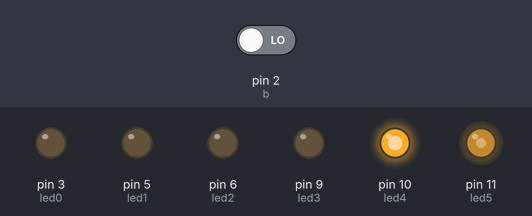
A sketch run on a simulated Arduino Uno, built with avr-gcc and run on an emulated ATmega328P. Shown: output pins drawn as LEDs (lit = HIGH). Inputs (shaded band) come from the test bench; at power-on: pin 2 (b) LOW.

Above: at 17.8 s.
17.9 s: pin 2 (b) driven HIGH
At 21.8 s:
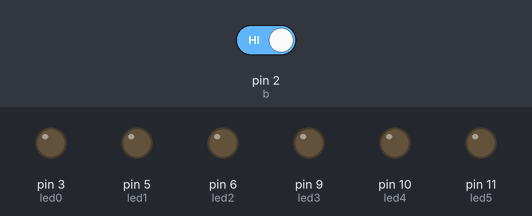
29.0 s: pin 2 (b) driven LOW
At 29.4 s:
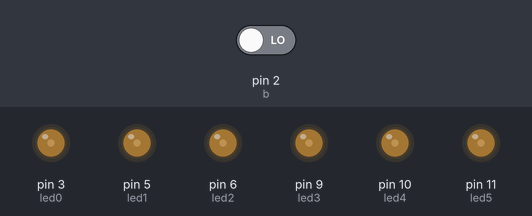
Timing chart, 0 to 43.5 s (numbered marks = the images above; inputs shaded):
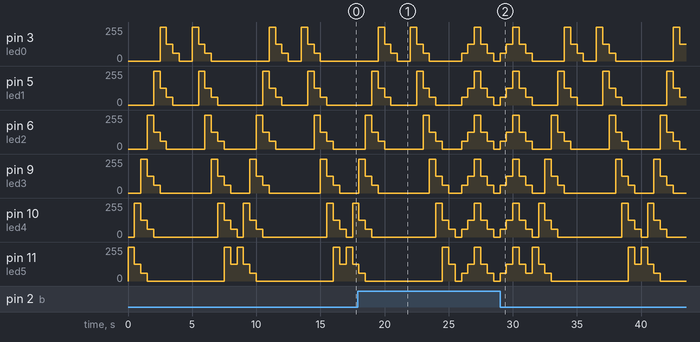

Measured:
- by itself, pin 11 (led5): repeats every 8.5 s: 125/255 0.50 s, 60/255 0.50 s, 0/255 6.0 s, 255/255 0.50 s, 125/255 0.50 s, 255/255 0.50 s

The sketch:

EX3.ino
```cpp
/**************************************************************************
**                                                                       **
**                                                                       **
**                                TÍTOL:                                 **
**                                                                       **
**                                                                       **
**                                                                       **
**                                                                       **
**NOM: Bogdan Laurentiu Cucura                            DATA:          **
**************************************************************************/

//****************************INCLUDE**************************************


//****************************VARIABLE*************************************
const byte led0 = 3;
const byte led1 = 5;
const byte led2 = 6;
const byte led3 = 9;
const byte led4 = 10;
const byte led5 = 11;
unsigned long velocitat = 500;
const byte b = 2;
byte buttonState = 0;


//****************************SETUP****************************************

void setup() {
  pinMode(led0, OUTPUT);
  pinMode(led1, OUTPUT);
  pinMode(led2, OUTPUT);
  pinMode(led3, OUTPUT);
  pinMode(led4, OUTPUT);
  pinMode(led5, OUTPUT);
  pinMode(b, INPUT);
}

//****************************LOOP*****************************************
void loop() {
  buttonState = digitalRead(b);
  if (buttonState == 1)
  {
  analogWrite(led0, 0);     // posar PWM del pin 3 a 0
  analogWrite(led1, 0);     // posar PWM del pin 5 a 0
  analogWrite(led2, 0);     // posar PWM del pin 6 a 0
  analogWrite(led3, 0);     // posar PWM del pin 9 a 0
  analogWrite(led4, 0);     // posar PWM del pin 10 a 0
  analogWrite(led5, 0);     // posar PWM del pin 11 a 0

  delay(velocitat);          // es queden leds velocitat ms en aquest estat

  analogWrite(led0, 60);     // posar PWM del pin 3 a 60
  analogWrite(led1, 60);     // posar PWM del pin 5 a 60
  analogWrite(led2, 60);     // posar PWM del pin 6 a 60
  analogWrite(led3, 60);     // posar PWM del pin 9 a 60
  analogWrite(led4, 60);     // posar PWM del pin 10 a 60
  analogWrite(led5, 60);     // posar PWM del pin 11 a 60

  delay(velocitat);          // es queden leds velocitat ms en aquest estat

  analogWrite(led0, 125);    // posar PWM del pin 3 a 125
  analogWrite(led1, 125);    // posar PWM del pin 5 a 125
  analogWrite(led2, 125);    // posar PWM del pin 6 a 125
  analogWrite(led3, 125);    // posar PWM del pin 9 a 125
  analogWrite(led4, 125);    // posar PWM del pin 10 a 125
  analogWrite(led5, 125);    // posar PWM del pin 11 a 125

  delay(velocitat);           // es queden leds velocitat ms en aquest estat

  analogWrite(led0, 255);    // posar PWM del pin 3 a 255
  analogWrite(led1, 255);    // posar PWM del pin 5 a 255
  analogWrite(led2, 255);    // posar PWM del pin 6 a 255
  analogWrite(led3, 255);    // posar PWM del pin 9 a 255
  analogWrite(led4, 255);    // posar PWM del pin 10 a 255
  analogWrite(led5, 255);    // posar PWM del pin 11 a 255

  delay(velocitat);           // es queden leds velocitat ms en aquest estat

  analogWrite(led0, 125);    // posar PWM del pin 3 a 125
  analogWrite(led1, 125);    // posar PWM del pin 5 a 125
  analogWrite(led2, 125);    // posar PWM del pin 6 a 125
  analogWrite(led3, 125);    // posar PWM del pin 9 a 125
  analogWrite(led4, 125);    // posar PWM del pin 10 a 125
  analogWrite(led5, 125);    // posar PWM del pin 11 a 125

  delay(velocitat);           // es queden leds velocitat ms en aquest estat

  analogWrite(led0, 60);     // posar PWM del pin 3 a 60
  analogWrite(led1, 60);     // posar PWM del pin 5 a 60
  analogWrite(led2, 60);     // posar PWM del pin 6 a 60
  analogWrite(led3, 60);     // posar PWM del pin 9 a 60
  analogWrite(led4, 60);     // posar PWM del pin 10 a 60
  analogWrite(led5, 60);     // posar PWM del pin 11 a 60

  delay(velocitat);          // es queden leds velocitat ms en aquest estat
  }
  else
  {
     analogWrite (led0, 0);
 analogWrite (led1, 0);
 analogWrite (led2, 0);
 analogWrite (led3, 0);
 analogWrite (led4, 0);
 analogWrite (led5, 255);

 delay(velocitat);

 analogWrite (led0, 0);
 analogWrite (led1, 0);
 analogWrite (led2, 0);
 analogWrite (led3, 0);
 analogWrite (led4, 255);
 analogWrite (led5, 125);

 delay(velocitat);

 analogWrite (led0, 0);
 analogWrite (led1, 0);
 analogWrite (led2, 0);
 analogWrite (led3, 255);
 analogWrite (led4, 125);
 analogWrite (led5, 60);

 delay(velocitat);

 analogWrite (led0, 0);
 analogWrite (led1, 0);
 analogWrite (led2, 255);
 analogWrite (led3, 125);
 analogWrite (led4, 60);
 analogWrite (led5, 0);

 delay(velocitat);

 analogWrite (led0, 0);
 analogWrite (led1, 255);
 analogWrite (led2, 125);
 analogWrite (led3, 60);
 analogWrite (led4, 0);
 analogWrite (led5, 0);

 delay(velocitat);

 analogWrite (led0, 255);
 analogWrite (led1, 125);
 analogWrite (led2, 60);
 analogWrite (led3, 0);
 analogWrite (led4, 0);
 analogWrite (led5, 0);

 delay(velocitat);

 analogWrite (led0, 125);
 analogWrite (led1, 60);
 analogWrite (led2, 0);
 analogWrite (led3, 0);
 analogWrite (led4, 0);
 analogWrite (led5, 0);

 delay(velocitat);

 analogWrite (led0, 60);
 analogWrite (led1, 0);
 analogWrite (led2, 0);
 analogWrite (led3, 0);
 analogWrite (led4, 0);
 analogWrite (led5, 0);

 delay(velocitat);

 analogWrite (led0, 0);
 analogWrite (led1, 0);
 analogWrite (led2, 0);
 analogWrite (led3, 0);
 analogWrite (led4, 0);
 analogWrite (led5, 0);

 delay(velocitat);

 analogWrite (led0, 0);
 analogWrite (led1, 0);
 analogWrite (led2, 0);
 analogWrite (led3, 0);
 analogWrite (led4, 0);
 analogWrite (led5, 0);

 delay(velocitat);

 analogWrite (led0, 255);
 analogWrite (led1, 0);
 analogWrite (led2, 0);
 analogWrite (led3, 0);
 analogWrite (led4, 0);
 analogWrite (led5, 0);

 delay(velocitat);

 analogWrite (led0, 125);
 analogWrite (led1, 255);
 analogWrite (led2, 0);
 analogWrite (led3, 0);
 analogWrite (led4, 0);
 analogWrite (led5, 0);

 delay(velocitat);

 analogWrite (led0, 60);
 analogWrite (led1, 125);
 analogWrite (led2, 255);
 analogWrite (led3, 0);
 analogWrite (led4, 0);
 analogWrite (led5, 0);

 delay(velocitat);

 analogWrite (led0, 0);
 analogWrite (led1, 60);
 analogWrite (led2, 125);
 analogWrite (led3, 255);
 analogWrite (led4, 0);
 analogWrite (led5, 0);

 delay(velocitat);

 analogWrite (led0, 0);
 analogWrite (led1, 0);
 analogWrite (led2, 60);
 analogWrite (led3, 125);
 analogWrite (led4, 255);
 analogWrite (led5, 0);

 delay(velocitat);

 analogWrite (led0, 0);
 analogWrite (led1, 0);
 analogWrite (led2, 0);
 analogWrite (led3, 60);
 analogWrite (led4, 125);
 analogWrite (led5, 255);

 delay(velocitat);

 analogWrite (led0, 0);
 analogWrite (led1, 0);
 analogWrite (led2, 0);
 analogWrite (led3, 0);
 analogWrite (led4, 60);
 analogWrite (led5, 125);

 delay(velocitat);

 analogWrite (led0, 0);
 analogWrite (led1, 0);
 analogWrite (led2, 0);
 analogWrite (led3, 0);
 analogWrite (led4, 0);
 analogWrite (led5, 60);
  }
}

//****************************FUNCIONS*************************************
```
